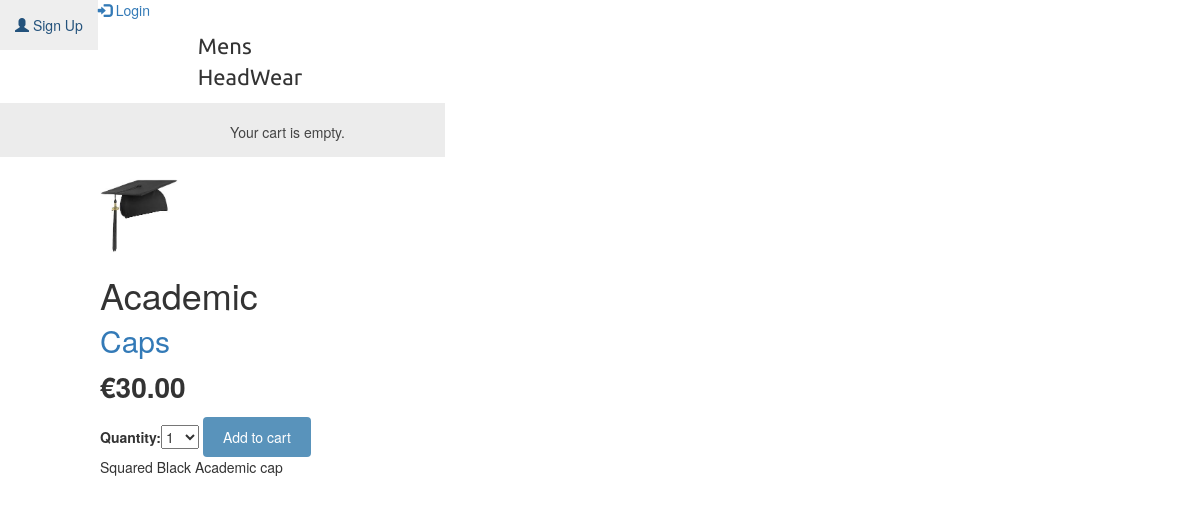
/4/caps/, run on the app's committed database.
### shop/models.py (models this page shows, shortened)
class Product(models.Model):
    category = models.ForeignKey(Category,
                                 related_name='products',
                                 on_delete=models.CASCADE)
    name = models.CharField(max_length=200, db_index=True)
    slug = models.SlugField(max_length=200, db_index=True)
    image = models.ImageField(upload_to='images/',
                              blank=True)
    description = models.TextField(blank=True)
    price = models.DecimalField(max_digits=10, decimal_places=2)
    available = models.BooleanField(default=True)
    created = models.DateTimeField(auto_now_add=True)
    updated = models.DateTimeField(auto_now=True)
    class Meta:
        ordering = ('name',)
        index_together = (('id', 'slug'),)

class Category(models.Model):
    name = models.CharField(max_length=200,
                            db_index=True)
    slug = models.SlugField(max_length=200,
                            unique=True)
    class Meta:
        ordering = ('name',)
        verbose_name = 'category'
        verbose_name_plural = 'categories'
    def __str__(self):
        return self.name
    def get_absolute_url(self):
            return reverse('shop:product_list_by_category',
                           args=[self.slug])

### shop/views.py (the view)
# urls.py: path('<int:id>/<slug:slug>/', views.product_detail,
def product_detail(request, id, slug):
    product = get_object_or_404(Product,
                                id=id,
                                slug=slug,
                                available=True)
    cart_product_form = CartAddProductForm()
    return render(request,
                  'shop/product/detail.html',
                  {'product': product,
                  'cart_product_form': cart_product_form})

### cart/forms.py
class CartAddProductForm(forms.Form):
    quantity = forms.TypedChoiceField(
                                choices=PRODUCT_QUANTITY_CHOICES,
                                coerce=int)
    update = forms.BooleanField(required=False,
                                initial=False,
                                widget=forms.HiddenInput)

### cart/cart.py (called while the page is built)
    def __len__(self):
        return sum (item['quantity'] for item in self.cart.values())

### cart/context_processors.py (called while the page is built)
def cart(request):
    return {'cart': Cart(request)}

### shop/templates/shop/product/detail.html (shortened to what this page needs)
{% extends "shop/base.html" %}
{% load static %}
{% block content %}
  <div class="product-detail">
    <img src="{% if product.image %}
                {{ product.image.url }}
              {% else %}
                {% static 'img/no_image.png' %}
              {% endif %}">
    <h1>{{ product.name }}</h1>
    <h2><a href="{{ product.category.get_absolute_url }}">{{ product.category }}</a></h2>
    <p class="price">€{{ product.price }}</p>
    <form action="{% url 'cart:cart_add' product.id %}" method="post">
        {{ cart_product_form }}
        <input type="submit" value="Add to cart">
      </form>
    {{ product.description|linebreaks }}
  </div>
{% endblock %}

### shop/static/css/base.css (style rules this page uses)
body { margin:0; padding:0; font-family:helvetica, sans-serif; }
h1, h2, h3, h4, h5 , h6 { font-family: 'Ubuntu', sans-serif; font-weight:normal; }
a { text-decoration:none; color:#5993bb; }
a.button, input[type="submit"] { color:#fff; background:#5993bb; border-radius:4px; padding:10px 20px; font-size:14px; border:0; }
.product-detail { text-align:justify; }
.product-detail .price { color:#333; font-size:28px; font-weight:bold; }
.product-detail img { width:40%; float:left; padding:0 20px 20px 0; }
.product-detail h1 { margin-bottom:0; }
.product-detail h2 { margin-top:10px; }

### data on the page
Product: image (picture), name "Academic", category "Caps", price "30.00", description "Squared Black Academic cap"
